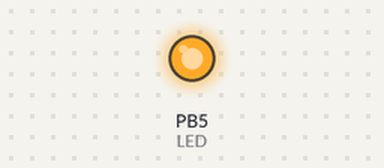
A program run on a simulated ATmega328P, built with avr-gcc and emulated at 16 MHz. On the bench: output pins drawn as LEDs (lit = HIGH).

Above: at 1.5 s.
At 4.6 s:
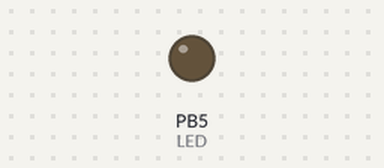
Timing chart, 0 to 8.0 s (numbered marks = the images above):
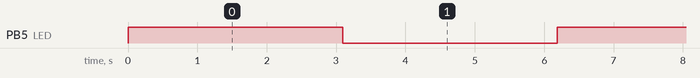

The program:

main.c
```c
/*
 * DELAY_TIMER0_NORMAL.c
 *
 * Created: 17-09-2025 20:47:43
 * Author : anagh
 */

#define F_CPU 16000000UL
#include <avr/io.h>

void delay_3s(void)
{
	unsigned long int i, count = 187500;
	for(i = 0;i<count;i++) //This will run for 187500 for getting 3sec delay (62500*3 ie;1 sec = 62500 times)
	{
		TCNT0 = 0;
		TCCR0A = 0; // FOR NORMAL CLOCK SOURCE
		TCCR0B |= (1 << CS00); //001 FOR NO PRESCALING,SO SET CS00 TO 1.
		TIFR0 |= (1 << TOV0);  //SET OVERFLOW FLAG 0.
		while (!(TIFR0 & (1 << TOV0))); //WAITING TIMER OVERFLOW FLAG TO SET SO THAT WE GET 16US DELAY.
	}
}


int main(void)
{

    DDRB |= (1 << DDB5);

    while (1)
    {
		PORTB ^= (1 << PORTB5);  // FOR BLINKING LED.
		delay_3s();

    }
}


	
```

Measured:
- by itself, PB5 (LED): alternates HIGH for 3.1 s and LOW for 3.1 s
